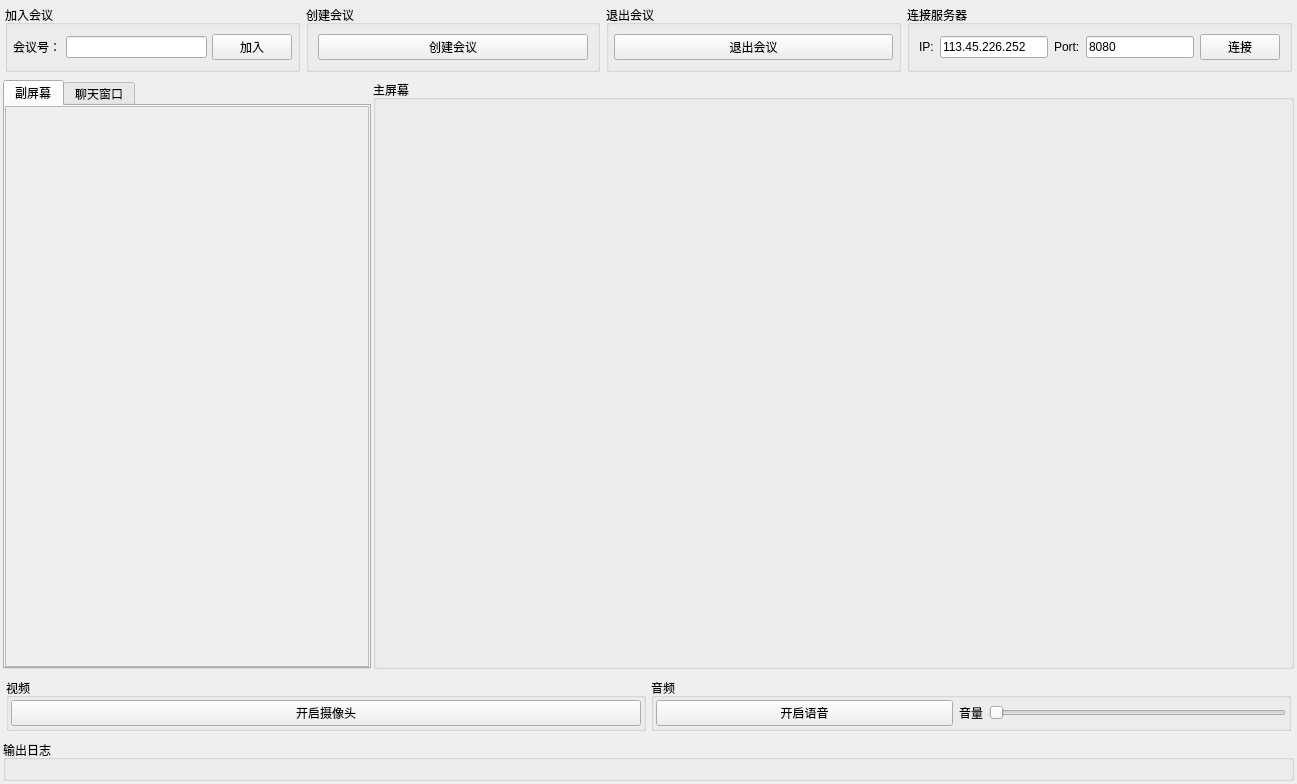
<?xml version="1.0" encoding="UTF-8"?>
<ui version="4.0">
 <class>Widget</class>
 <widget class="QWidget" name="Widget">
  <property name="geometry">
   <rect>
    <x>0</x>
    <y>0</y>
    <width>1297</width>
    <height>784</height>
   </rect>
  </property>
  <property name="sizePolicy">
   <sizepolicy hsizetype="Expanding" vsizetype="Expanding">
    <horstretch>0</horstretch>
    <verstretch>0</verstretch>
   </sizepolicy>
  </property>
  <property name="windowTitle">
   <string>Widget</string>
  </property>
  <layout class="QVBoxLayout" name="verticalLayout_2" stretch="1,20,1,1">
   <property name="leftMargin">
    <number>3</number>
   </property>
   <property name="topMargin">
    <number>3</number>
   </property>
   <property name="rightMargin">
    <number>3</number>
   </property>
   <property name="bottomMargin">
    <number>3</number>
   </property>
   <item>
    <layout class="QHBoxLayout" name="horizontalLayout" stretch="0,0,0,0">
     <property name="leftMargin">
      <number>2</number>
     </property>
     <property name="topMargin">
      <number>2</number>
     </property>
     <property name="rightMargin">
      <number>2</number>
     </property>
     <property name="bottomMargin">
      <number>2</number>
     </property>
     <item>
      <widget class="QGroupBox" name="join_group">
       <property name="maximumSize">
        <size>
         <width>16777215</width>
         <height>16777215</height>
        </size>
       </property>
       <property name="title">
        <string>加入会议</string>
       </property>
       <layout class="QHBoxLayout" name="horizontalLayout_2" stretch="0,2,1">
        <property name="spacing">
         <number>5</number>
        </property>
        <property name="leftMargin">
         <number>5</number>
        </property>
        <property name="topMargin">
         <number>5</number>
        </property>
        <property name="rightMargin">
         <number>5</number>
        </property>
        <property name="bottomMargin">
         <number>5</number>
        </property>
        <item>
         <widget class="QLabel" name="meetno_label">
          <property name="maximumSize">
           <size>
            <width>65</width>
            <height>50</height>
           </size>
          </property>
          <property name="text">
           <string>会议号：</string>
          </property>
         </widget>
        </item>
        <item>
         <widget class="QLineEdit" name="meetno_edit">
          <property name="minimumSize">
           <size>
            <width>0</width>
            <height>0</height>
           </size>
          </property>
         </widget>
        </item>
        <item>
         <widget class="QPushButton" name="joinButton">
          <property name="text">
           <string>加入</string>
          </property>
         </widget>
        </item>
       </layout>
      </widget>
     </item>
     <item>
      <widget class="QGroupBox" name="create_group">
       <property name="sizePolicy">
        <sizepolicy hsizetype="Expanding" vsizetype="Expanding">
         <horstretch>0</horstretch>
         <verstretch>0</verstretch>
        </sizepolicy>
       </property>
       <property name="title">
        <string>创建会议</string>
       </property>
       <layout class="QHBoxLayout" name="horizontalLayout_3">
        <item>
         <widget class="QPushButton" name="create_Button">
          <property name="text">
           <string>创建会议</string>
          </property>
         </widget>
        </item>
       </layout>
      </widget>
     </item>
     <item>
      <widget class="QGroupBox" name="exit_group">
       <property name="sizePolicy">
        <sizepolicy hsizetype="Expanding" vsizetype="Expanding">
         <horstretch>0</horstretch>
         <verstretch>0</verstretch>
        </sizepolicy>
       </property>
       <property name="title">
        <string>退出会议</string>
       </property>
       <layout class="QHBoxLayout" name="horizontalLayout_4">
        <property name="spacing">
         <number>2</number>
        </property>
        <property name="leftMargin">
         <number>5</number>
        </property>
        <property name="topMargin">
         <number>5</number>
        </property>
        <property name="rightMargin">
         <number>5</number>
        </property>
        <property name="bottomMargin">
         <number>5</number>
        </property>
        <item>
         <widget class="QPushButton" name="exit_Button">
          <property name="text">
           <string>退出会议</string>
          </property>
         </widget>
        </item>
       </layout>
      </widget>
     </item>
     <item>
      <widget class="QGroupBox" name="connect_group">
       <property name="sizePolicy">
        <sizepolicy hsizetype="Expanding" vsizetype="Expanding">
         <horstretch>0</horstretch>
         <verstretch>0</verstretch>
        </sizepolicy>
       </property>
       <property name="title">
        <string>连接服务器</string>
       </property>
       <layout class="QHBoxLayout" name="horizontalLayout_5">
        <item>
         <widget class="QLabel" name="ip_label">
          <property name="text">
           <string>IP:</string>
          </property>
         </widget>
        </item>
        <item>
         <widget class="QLineEdit" name="ip_edit">
          <property name="text">
           <string>113.45.226.252</string>
          </property>
         </widget>
        </item>
        <item>
         <widget class="QLabel" name="port_label">
          <property name="text">
           <string>Port:</string>
          </property>
         </widget>
        </item>
        <item>
         <widget class="QLineEdit" name="port_edit">
          <property name="text">
           <string>8080</string>
          </property>
         </widget>
        </item>
        <item>
         <widget class="QPushButton" name="connect_Button">
          <property name="text">
           <string>连接</string>
          </property>
         </widget>
        </item>
       </layout>
      </widget>
     </item>
    </layout>
   </item>
   <item>
    <layout class="QHBoxLayout" name="horizontalLayout_6">
     <property name="spacing">
      <number>2</number>
     </property>
     <item>
      <widget class="QTabWidget" name="tabWidget">
       <property name="sizePolicy">
        <sizepolicy hsizetype="Expanding" vsizetype="Expanding">
         <horstretch>10</horstretch>
         <verstretch>0</verstretch>
        </sizepolicy>
       </property>
       <property name="currentIndex">
        <number>0</number>
       </property>
       <widget class="QWidget" name="tab">
        <attribute name="title">
         <string>副屏幕</string>
        </attribute>
        <layout class="QVBoxLayout" name="verticalLayout_4">
         <property name="spacing">
          <number>0</number>
         </property>
         <property name="leftMargin">
          <number>0</number>
         </property>
         <property name="topMargin">
          <number>0</number>
         </property>
         <property name="rightMargin">
          <number>0</number>
         </property>
         <property name="bottomMargin">
          <number>0</number>
         </property>
         <item>
          <widget class="QScrollArea" name="scrollArea">
           <property name="widgetResizable">
            <bool>true</bool>
           </property>
           <widget class="QWidget" name="scrollAreaWidgetContents">
            <property name="geometry">
             <rect>
              <x>0</x>
              <y>0</y>
              <width>362</width>
              <height>518</height>
             </rect>
            </property>
            <property name="sizePolicy">
             <sizepolicy hsizetype="Expanding" vsizetype="Expanding">
              <horstretch>0</horstretch>
              <verstretch>0</verstretch>
             </sizepolicy>
            </property>
            <property name="maximumSize">
             <size>
              <width>16777215</width>
              <height>16777215</height>
             </size>
            </property>
            <layout class="QVBoxLayout" name="verticalLayout_5">
             <property name="spacing">
              <number>3</number>
             </property>
             <property name="leftMargin">
              <number>0</number>
             </property>
             <property name="topMargin">
              <number>0</number>
             </property>
             <property name="rightMargin">
              <number>0</number>
             </property>
             <property name="bottomMargin">
              <number>0</number>
             </property>
            </layout>
           </widget>
          </widget>
         </item>
        </layout>
       </widget>
       <widget class="QWidget" name="tab_2">
        <attribute name="title">
         <string>聊天窗口</string>
        </attribute>
        <layout class="QVBoxLayout" name="verticalLayout_3" stretch="0,8,1,1">
         <property name="spacing">
          <number>2</number>
         </property>
         <property name="leftMargin">
          <number>2</number>
         </property>
         <property name="topMargin">
          <number>2</number>
         </property>
         <property name="rightMargin">
          <number>2</number>
         </property>
         <property name="bottomMargin">
          <number>2</number>
         </property>
         <item>
          <widget class="QLabel" name="roomno">
           <property name="styleSheet">
            <string notr="true">color: red;</string>
           </property>
           <property name="text">
            <string/>
           </property>
          </widget>
         </item>
         <item>
          <widget class="QListWidget" name="listWidget">
           <property name="verticalScrollBarPolicy">
            <enum>Qt::ScrollBarAsNeeded</enum>
           </property>
           <property name="horizontalScrollBarPolicy">
            <enum>Qt::ScrollBarAlwaysOff</enum>
           </property>
           <property name="sizeAdjustPolicy">
            <enum>QAbstractScrollArea::AdjustToContentsOnFirstShow</enum>
           </property>
          </widget>
         </item>
         <item>
          <widget class="TextEdit" name="plaintextedit">
           <property name="placeholderText">
            <string>输入@可以向对应IP发送消息</string>
           </property>
          </widget>
         </item>
         <item>
          <widget class="QPushButton" name="sendmsg">
           <property name="text">
            <string>发送</string>
           </property>
          </widget>
         </item>
        </layout>
       </widget>
      </widget>
     </item>
     <item>
      <widget class="QGroupBox" name="groupBox_6">
       <property name="sizePolicy">
        <sizepolicy hsizetype="Expanding" vsizetype="Expanding">
         <horstretch>25</horstretch>
         <verstretch>50</verstretch>
        </sizepolicy>
       </property>
       <property name="title">
        <string>主屏幕</string>
       </property>
       <layout class="QGridLayout" name="gridLayout">
        <property name="leftMargin">
         <number>0</number>
        </property>
        <property name="topMargin">
         <number>0</number>
        </property>
        <property name="rightMargin">
         <number>0</number>
        </property>
        <property name="bottomMargin">
         <number>0</number>
        </property>
        <item row="0" column="0">
         <widget class="QLabel" name="mainshow_label">
          <property name="text">
           <string/>
          </property>
         </widget>
        </item>
       </layout>
      </widget>
     </item>
    </layout>
   </item>
   <item>
    <layout class="QHBoxLayout" name="horizontalLayout_7">
     <property name="spacing">
      <number>5</number>
     </property>
     <property name="leftMargin">
      <number>3</number>
     </property>
     <property name="topMargin">
      <number>3</number>
     </property>
     <property name="rightMargin">
      <number>3</number>
     </property>
     <property name="bottomMargin">
      <number>3</number>
     </property>
     <item>
      <widget class="QGroupBox" name="video_group">
       <property name="sizePolicy">
        <sizepolicy hsizetype="Expanding" vsizetype="Expanding">
         <horstretch>0</horstretch>
         <verstretch>0</verstretch>
        </sizepolicy>
       </property>
       <property name="title">
        <string>视频</string>
       </property>
       <layout class="QHBoxLayout" name="horizontalLayout_8">
        <property name="leftMargin">
         <number>2</number>
        </property>
        <property name="topMargin">
         <number>2</number>
        </property>
        <property name="rightMargin">
         <number>2</number>
        </property>
        <property name="bottomMargin">
         <number>2</number>
        </property>
        <item>
         <widget class="QPushButton" name="openVideo">
          <property name="text">
           <string>开启摄像头</string>
          </property>
         </widget>
        </item>
       </layout>
      </widget>
     </item>
     <item>
      <widget class="QGroupBox" name="audio_group">
       <property name="sizePolicy">
        <sizepolicy hsizetype="Expanding" vsizetype="Expanding">
         <horstretch>0</horstretch>
         <verstretch>0</verstretch>
        </sizepolicy>
       </property>
       <property name="title">
        <string>音频</string>
       </property>
       <layout class="QHBoxLayout" name="horizontalLayout_9" stretch="5,0,5">
        <property name="leftMargin">
         <number>2</number>
        </property>
        <property name="topMargin">
         <number>2</number>
        </property>
        <property name="rightMargin">
         <number>2</number>
        </property>
        <property name="bottomMargin">
         <number>2</number>
        </property>
        <item>
         <widget class="QPushButton" name="openAudio">
          <property name="text">
           <string>开启语音</string>
          </property>
         </widget>
        </item>
        <item>
         <widget class="QLabel" name="volum_label">
          <property name="text">
           <string>音量</string>
          </property>
         </widget>
        </item>
        <item>
         <widget class="QSlider" name="horizontalSlider">
          <property name="orientation">
           <enum>Qt::Horizontal</enum>
          </property>
         </widget>
        </item>
       </layout>
      </widget>
     </item>
    </layout>
   </item>
   <item>
    <widget class="QGroupBox" name="logout_group">
     <property name="sizePolicy">
      <sizepolicy hsizetype="Expanding" vsizetype="Expanding">
       <horstretch>0</horstretch>
       <verstretch>0</verstretch>
      </sizepolicy>
     </property>
     <property name="title">
      <string>输出日志</string>
     </property>
     <layout class="QVBoxLayout" name="verticalLayout">
      <property name="leftMargin">
       <number>2</number>
      </property>
      <property name="topMargin">
       <number>2</number>
      </property>
      <property name="rightMargin">
       <number>2</number>
      </property>
      <property name="bottomMargin">
       <number>2</number>
      </property>
      <item>
       <widget class="QLabel" name="logout">
        <property name="autoFillBackground">
         <bool>false</bool>
        </property>
        <property name="styleSheet">
         <string notr="true">color: red;</string>
        </property>
        <property name="text">
         <string/>
        </property>
       </widget>
      </item>
     </layout>
    </widget>
   </item>
  </layout>
 </widget>
 <customwidgets>
  <customwidget>
   <class>TextEdit</class>
   <extends>QTextEdit</extends>
   <header>textedit.h</header>
  </customwidget>
 </customwidgets>
 <resources/>
 <connections/>
</ui>
